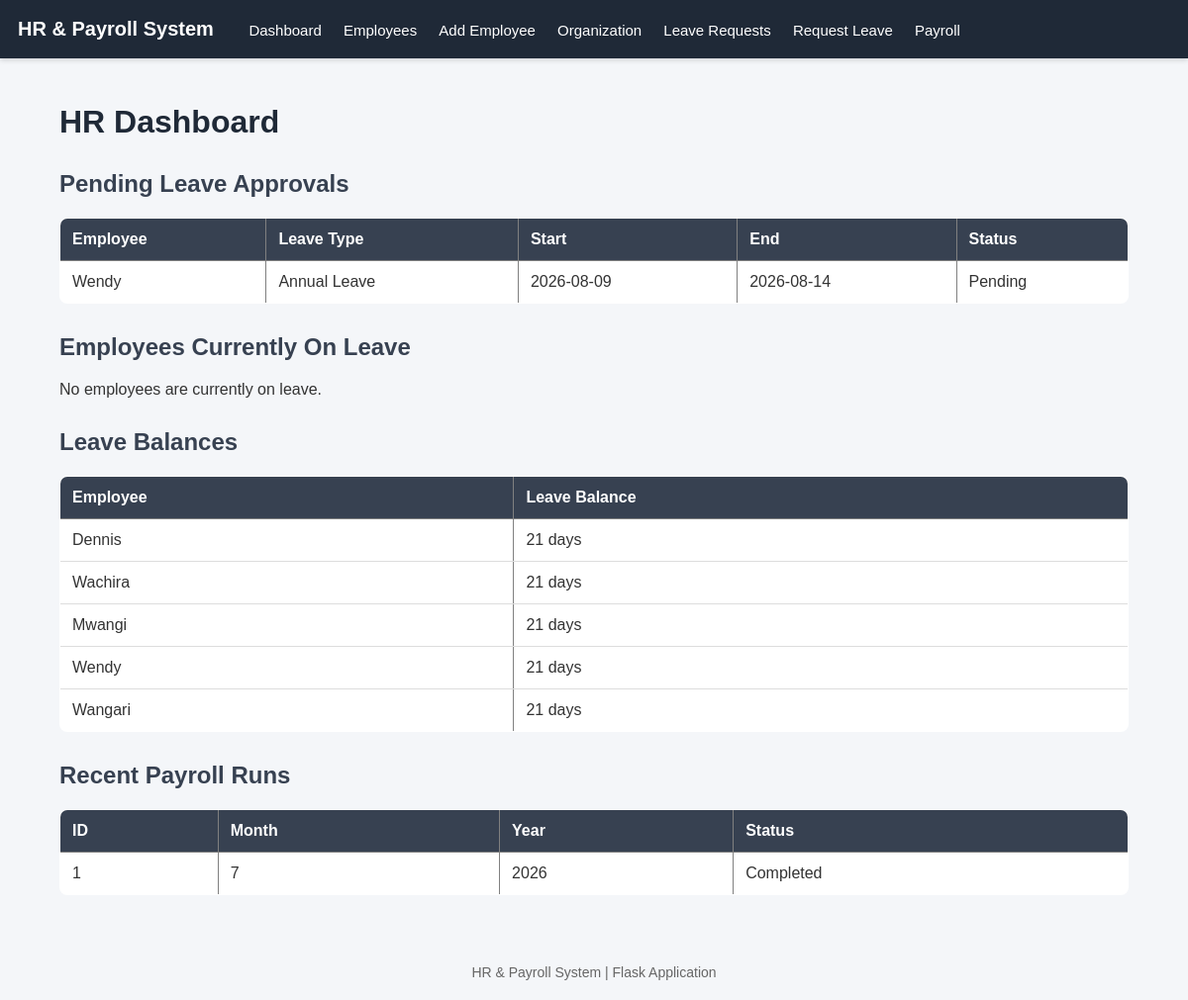
/dashboard, run on the app's committed database.
### models/leave_request.py (models this page shows)
class LeaveRequest(db.Model):
    __tablename__ = "leave_requests"
    id = db.Column(db.Integer, primary_key=True)
    employee_id = db.Column(db.Integer, db.ForeignKey("employees.id"), nullable=False)
    start_date = db.Column(db.Date, nullable=False)
    end_date = db.Column(db.Date, nullable=False)
    leave_type = db.Column(db.String(50), nullable=False)
    status = db.Column(db.String(20), default="Pending", nullable=False)
    reason = db.Column(db.Text, nullable=True)
    approved_by_manager_id = db.Column(
        db.Integer, db.ForeignKey("employees.id"), nullable=True)
    approved_at = db.Column(db.DateTime, nullable=True)
    created_at = db.Column(db.DateTime, default=lambda: datetime.now(timezone.utc))
    employee = db.relationship(
        "Employee", foreign_keys=[employee_id], backref="leave_requests")
    approved_by_manager = db.relationship(
        "Employee", foreign_keys=[approved_by_manager_id],
          backref="approved_leave_requests")

### models/employees.py (models this page shows)
class Employee(db.Model):
    __tablename__ = "employees"
    id = db.Column(db.Integer, primary_key=True)
    name = db.Column(db.String(100), nullable=False)
    role = db.Column(db.String(100), nullable=False)
    team = db.Column(db.String(100), nullable=False)
    salary = db.Column(db.Float, nullable=False)
    employment_type = db.Column(db.String(50), nullable=False)
    leave_balance = db.Column(
    db.Integer,
    nullable=False,
    default=21
)
    start_date = db.Column(db.Date, nullable=False)
    manager_id = db.Column(
    db.Integer,
    db.ForeignKey("employees.id"),
    nullable=True
)
    manager = relationship(
        "Employee",
        remote_side=[id],
        backref="subordinates"
    )
    is_active = db.Column(db.Boolean, default=True)

### models/payroll_run.py (models this page shows)
class PayrollRun(db.Model):
    __tablename__ = "payroll_runs"
    id = db.Column(
        db.Integer,
        primary_key=True
    )
    month = db.Column(
        db.Integer,
        nullable=False
    )
    year = db.Column(
        db.Integer,
        nullable=False
    )
    generated_at = db.Column(
        db.DateTime,
        default=datetime.now
    )
    status = db.Column(
        db.String(20),
        default="Completed"
    )

### routes/dashboard_routes.py (the view)
@dashboard_bp.route("/dashboard")
def dashboard():
    today = datetime.now().date()
    pending_leaves = LeaveRequest.query.filter_by(
        status="Pending"
    ).all()
    employees_on_leave = LeaveRequest.query.filter(
        LeaveRequest.status == "Approved",
        LeaveRequest.start_date <= today,
        LeaveRequest.end_date >= today
    ).all()
    employees = Employee.query.filter_by(
        is_active=True
    ).all()
    payroll_runs = PayrollRun.query.order_by(
        PayrollRun.id.desc()
    ).limit(5).all()
    return render_template(
        "dashboard.html",
        pending_leaves=pending_leaves,
        employees_on_leave=employees_on_leave,
        employees=employees,
        payroll_runs=payroll_runs
    )

### templates/dashboard.html
{% extends "base.html" %}
{% block content %}
<h1>HR Dashboard</h1>
<h2>Pending Leave Approvals</h2>
{% if pending_leaves %}
<table border="1">
<tr>
    <th>Employee</th>
    <th>Leave Type</th>
    <th>Start</th>
    <th>End</th>
    <th>Status</th>
</tr>
{% for leave in pending_leaves %}
<tr>
    <td>{{ leave.employee.name }}</td>
    <td>{{ leave.leave_type }}</td>
    <td>{{ leave.start_date }}</td>
    <td>{{ leave.end_date }}</td>
    <td>{{ leave.status }}</td>
</tr>
{% endfor %}
</table>
{% else %}
<p>No pending leave requests.</p>
{% endif %}
<h2>Employees Currently On Leave</h2>
{% if employees_on_leave %}
<table border="1">
<tr>
    <th>Employee</th>
    <th>Leave Type</th>
    <th>From</th>
    <th>To</th>
</tr>
{% for leave in employees_on_leave %}
<tr>
    <td>{{ leave.employee.name }}</td>
    <td>{{ leave.leave_type }}</td>
    <td>{{ leave.start_date }}</td>
    <td>{{ leave.end_date }}</td>
</tr>
{% endfor %}
</table>
{% else %}
<p>No employees are currently on leave.</p>
{% endif %}
<h2>Leave Balances</h2>
<table border="1">
<tr>
    <th>Employee</th>
    <th>Leave Balance</th>
</tr>
{% for employee in employees %}
<tr>
    <td>{{ employee.name }}</td>
    <td>{{ employee.leave_balance }} days</td>
</tr>
{% endfor %}
</table>
<h2>Recent Payroll Runs</h2>
<table border="1">
<tr>
    <th>ID</th>
    <th>Month</th>
    <th>Year</th>
    <th>Status</th>
</tr>
{% for payroll in payroll_runs %}
<tr>
    <td>{{ payroll.id }}</td>
    <td>{{ payroll.month }}</td>
    <td>{{ payroll.year }}</td>
    <td>{{ payroll.status }}</td>
</tr>
{% endfor %}
</table>
{% endblock %}

### templates/base.html (style rules this page uses)
body { font-family: Arial, Helvetica, sans-serif; margin: 0; background-color: #f4f6f9; color: #333; }
h1 { color: #1f2937; margin-bottom: 25px; }
h2 { color: #374151; margin-top: 30px; }
table { width: 100%; border-collapse: collapse; background: white; border-radius: 8px; overflow: hidden; margin-bottom: 25px; }
th { background-color: #374151; color: white; padding: 12px; text-align: left; }
td { padding: 12px; border-bottom: 1px solid #ddd; }

### data on the page
LeaveRequest: employee.name "Wendy", leave_type "Annual Leave", start_date "2026-08-09", end_date "2026-08-14", status "Pending"
Employee: name "Dennis", leave_balance "21"
Employee: name "Wachira", leave_balance "21"
Employee: name "Mwangi", leave_balance "21"
Employee: name "Wendy", leave_balance "21"
Employee: name "Wangari", leave_balance "21"
PayrollRun: id "1", month "7", year "2026", status "Completed"
